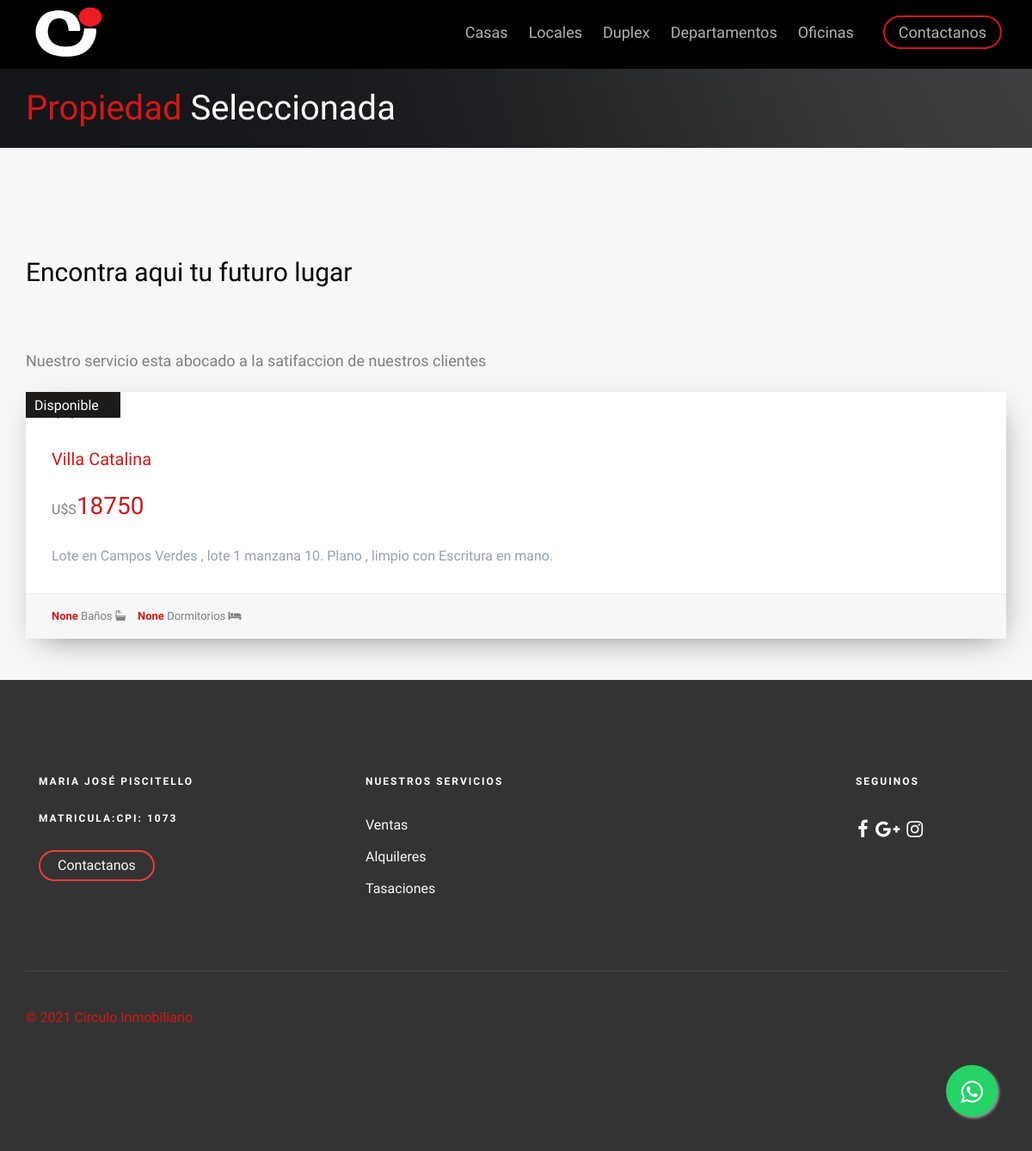
Page /ventas/articulos_venta/2/ on the committed database.
### Ventas/models.py (models this page shows, shortened)
class Post(models.Model):
    balcon=(('Con Balcon','Con Balcon'),('Sin Balcon','Sin Balcon'))
    balcon = models.CharField(max_length=100, choices = balcon,default ="Con Balcon")
    frente= (('Externo','Externo'),('Contrafrente','Contrafrente'))
    frente = models.CharField(max_length=100,choices=frente, default="Externo")
    title=  models.CharField(max_length=200, verbose_name="Titulo ")
    content = models.TextField(verbose_name="Contenido",max_length=800,)
    imagen = models.ImageField(verbose_name="Imagen", blank =True ,null =True,upload_to="Ventas")
    price = models.IntegerField(verbose_name="Precio")
    ambientes = models.IntegerField(verbose_name="Dormitorios o Ambientes",blank =True ,null =True)
    superficie= models.FloatField(verbose_name="Superficie",blank =True,null =True )
    baños= models.IntegerField(verbose_name="Baños",blank = True,null =True)
    plantas= models.IntegerField(verbose_name="Plantas", blank = True,null =True)
    autor = models.ForeignKey(User,verbose_name="Autor", on_delete=models.CASCADE)
    categories= models.ManyToManyField(Category, verbose_name="Categoria")
    created = models.DateTimeField(auto_now_add=True, verbose_name="Creado")
    updated = models.DateTimeField(auto_now=True, verbose_name="Editado")
    class Meta:
            verbose_name="Publicacion"
            verbose_name_plural="Publicaciones"
            ordering= ["-created"]

### Ventas/views.py (the view)
# urls.py: path('articulos_venta/<int:post_id>/', views.articulos_venta, name = "articulos_venta"),
def articulos_venta(request, post_id):
    articulos_venta = get_object_or_404(Post, pk = post_id)
    return render (request,'Venta/articulos_venta.html',{'articulos_venta' : articulos_venta})

### Ventas/templates/Venta/articulos_venta.html (shortened to what this page needs)
{% extends 'App1/base.html'%} {% load static %} {% block header %}
<div id="fh5co-page">
    <header id="fh5co-header" role="banner">
        <div class="container">
            <div class="row">
                <div class="header-inner">
                    <span class="rounded-circle"><a href="{% url 'inicio' %}"><img src="{% static 'Appp1/images/1_negro.png' %}" style="margin-top: 8px" width="90px" height="60px"> </img>
                    <nav role="navigation">
                        <ul>
                            <li><a href="{% url 'venta_casas' %}">Casas</a></li>
                            <li><a href="{% url  'venta_locales' %} ">Locales</a></li>
                            <li><a href="{% url 'venta_duplex' %}">Duplex</a></li>
                            <li><a href="{% url 'venta_departamentos' %}">Departamentos</a></li>
                            <li><a href="{% url 'venta_oficinas' %}">Oficinas</a></li>
                            <li class="cta"><a href="{% url 'contacto' %}">Contactanos</a></li>
                        </ul>
                    </nav>
                </div>
            </div>
        </div>
    </header>
    {% endblock %} {% block content %}
    <div class="fh5co-page-title" style="background-image: url({% static 'Appp1/images/slide_6.jpg'%});">
        <div class="overlay"></div>
        <div class="container">
            <div class="row">
                <div class="col-md-12 animate-box">
                    <h1><span class="colored">Propiedad</span> Seleccionada</h1>
                </div>
            </div>
        </div>
</div>
<div id="best-deal">
    <div class="container">
        <div class="row">
            <div class="col-md-12 text-center fh5co-heading animate-box" data-animate-effect="fadeIn">
                <h2>Encontra aqui tu futuro lugar </h2>
                <p>Nuestro servicio esta abocado a la satifaccion de nuestros clientes </p>
            </div>
            <div class="col-md-12 item-block animate-box" data-animate-effect="fadeIn">
                <div class="fh5co-property property-individual">
                    <figure>
                        <a href="#" id="available" class="tag"> Disponible </a>
                        <div id="carouselExampleControls" style="width: 100%" class="carousel slide" data-ride="carousel">
                            <div class="carousel-controls">
                                <a class="carousel-control-prev" href="#carouselExampleControls" role="button" data-slide="prev">
                                </a>
                                <a class="carousel-control-next" href="#carouselExampleControls" role="button" data-slide="next">
                                </a>
                            </div>
                        </div>
                    </figure>
                    <div class="fh5co-property-innter">
                        <h3><a href="#">{{articulos_venta.title}}</a></h3>
                        <div class="price-status">
                            <span class="per">U$S</span><span class="price">{{articulos_venta.price}}</span>
                        </div>
                        <p>{{articulos_venta.content}} </p>
                    </div>
                    <p class="fh5co-property-specification">
                        <span>
                                <strong>
                                {{articulos_venta.baños}}
                                </strong>
                                Baños
                                <i class="fa fa-bath"></i>
                            </span>
                        <span>
                                <strong>{{articulos_venta.ambientes}} </strong>
                                Dormitorios
                                <i class="fa fa-bed"></i>
                            </span>
                    </p>
                </div>
            </div>
        </div>
    </div>
    {% endblock %}

### App1/static/Appp1/css/icomoon.css (style rules this page uses)
.fa { font-family: 'FontAwesome' !important; }

### rows in the picture
Post: title "Villa Catalina", price "18750", content "Lote en Campos Verdes , lote 1 manzana 10. Plano , limpio con Escritura en mano.", baños "None", ambientes "None"
